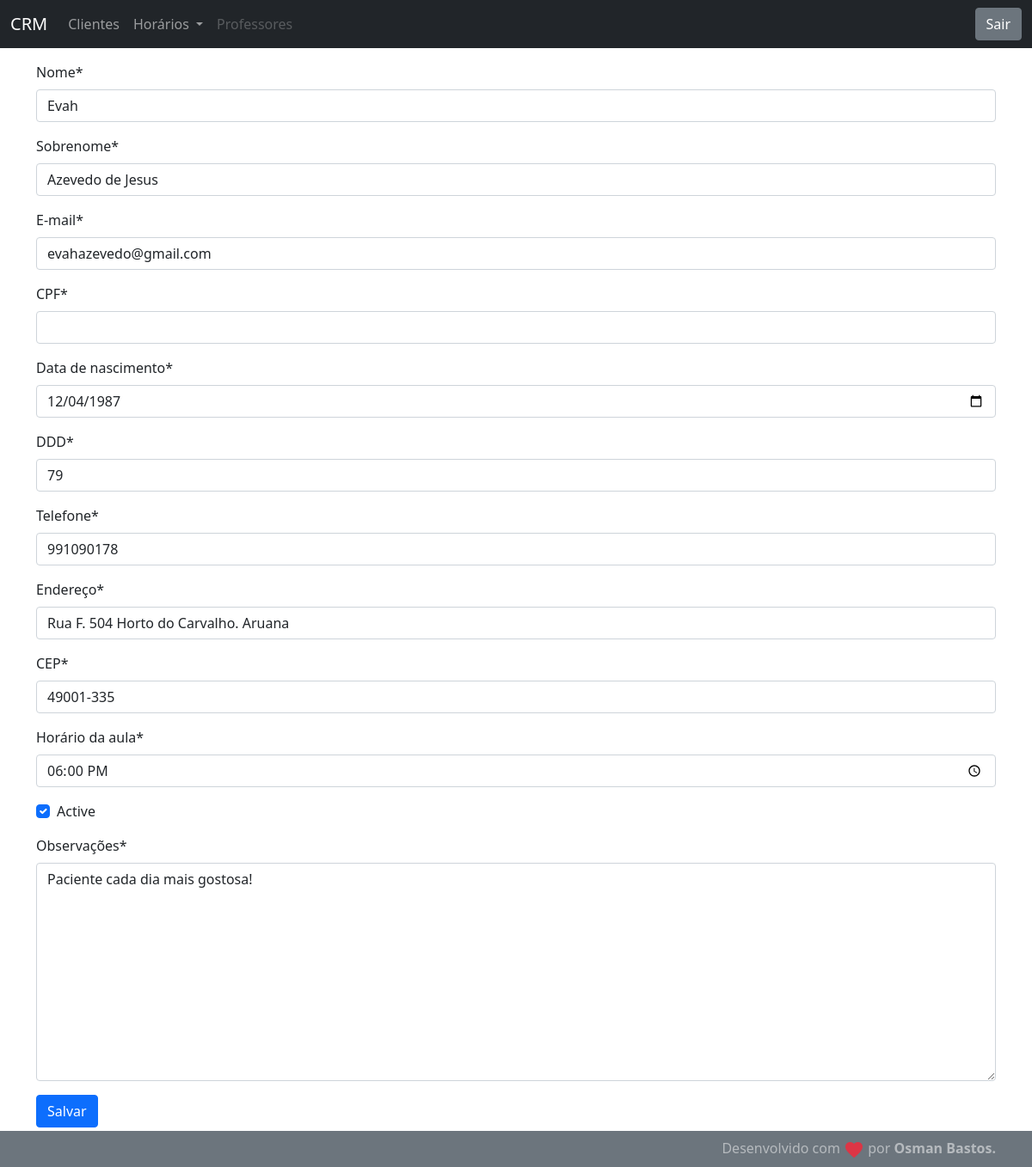
The app's page /customer/1/ with its own data.
### customer/models.py (models this page shows, shortened)
class Customer(models.Model):
    first_name = models.CharField(max_length=30)
    last_name = models.CharField(max_length=50)
    email = models.EmailField(max_length=254)
    birth_date = models.DateField()
    cpf_field = models.CharField(max_length=11, unique=True, blank=True, null=True)
    area_code = models.CharField(max_length=2)
    phone = models.CharField(max_length=9)
    address = models.CharField(max_length=100)
    address_number = models.CharField(max_length=10)
    created_date = models.DateTimeField(auto_now_add=True)
    update_date = models.DateTimeField(auto_now=True)
    class_time = models.CharField(max_length=8, default='00:00')
    active = models.BooleanField(default=True)
    evolution_field = models.CharField(max_length=500, blank=True, null=True)
    evolution_updated = models.DateTimeField(blank=True, null=True, auto_now=True)
    class Meta:
        db_table = 'customer'

### customer/views.py (the view, shortened to what this page needs)
# urls.py: path("<int:id>/", CustomerUpdateView.as_view(), name='customer-update'),
class CustomerUpdateView(UpdateView):
    template_name = "customer/customer.html"
    form_class = CustomerForm
    model = Customer
    def get_object(self):
        id = self.kwargs.get("id")
        return get_object_or_404(Customer, id=id)

### customer/templates/customer/customer.html (shortened to what this page needs)
{% extends "model-page.html"%}
{% load crispy_forms_tags %}
{% block content %}
    <form method="post" action="">{% csrf_token %}
        {{ form|crispy }}
        <button type="submit" class="btn btn-primary">Salvar</button>
    </form>
{% endblock %}

### core/templates/model-page.html (style rules this page uses)
html, body { height: 100%; }

### records on screen
Customer: first_name "Evah", last_name "Azevedo de Jesus", email "evahazevedo@gmail.com", birth_date "12/04/1987", area_code "79", phone "991090178", address "Rua F. 504 Horto do Carvalho. Aruana", address_number "49001-335", class_time "18:00:00", active "☑", evolution_field "Paciente cada dia mais gostosa!"
